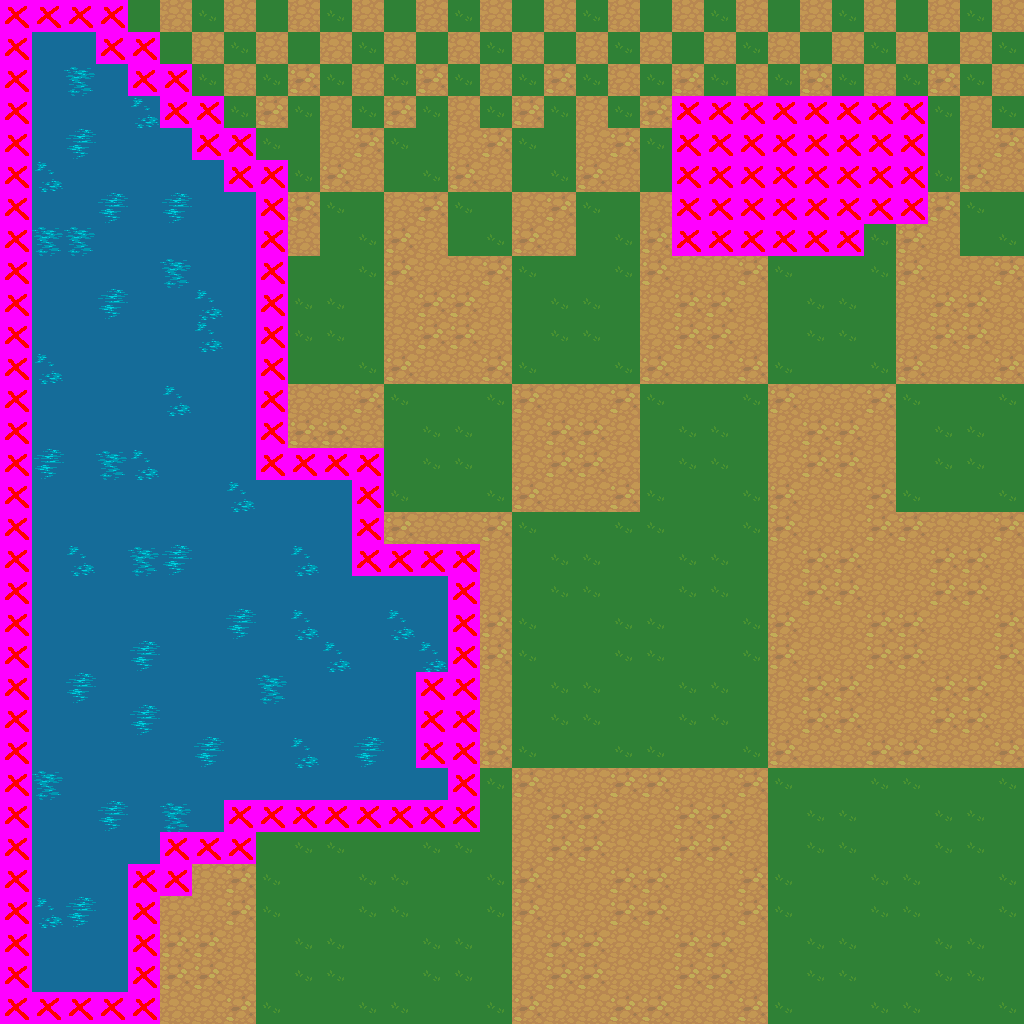

A 2D game scene composited from a Tiled map and its tileset images. What follows is a short description and the map's XML, with each tile layer's data collapsed to a summary:
An orthogonal 32x32 tile map with 32x32 px tiles, 2 tile layers (background, collision), 2 tilesets.

<map version="1.0" orientation="orthogonal" width="32" height="32" tilewidth="32" tileheight="32">
 <tileset firstgid="1" source="t_00.tsx" />
 <tileset firstgid="51" source="t_99.tsx" />
 <layer name="background" width="32" height="32">
  <data>[1024 cells, 1024 non-empty, 20 distinct tile ids]</data>
 </layer>
 <layer name="collision" width="32" height="32">
  <data>[1024 cells, 131 non-empty, 1 distinct tile ids]</data>
 </layer>
 <objectgroup name="player" width="32" height="32" />
</map>